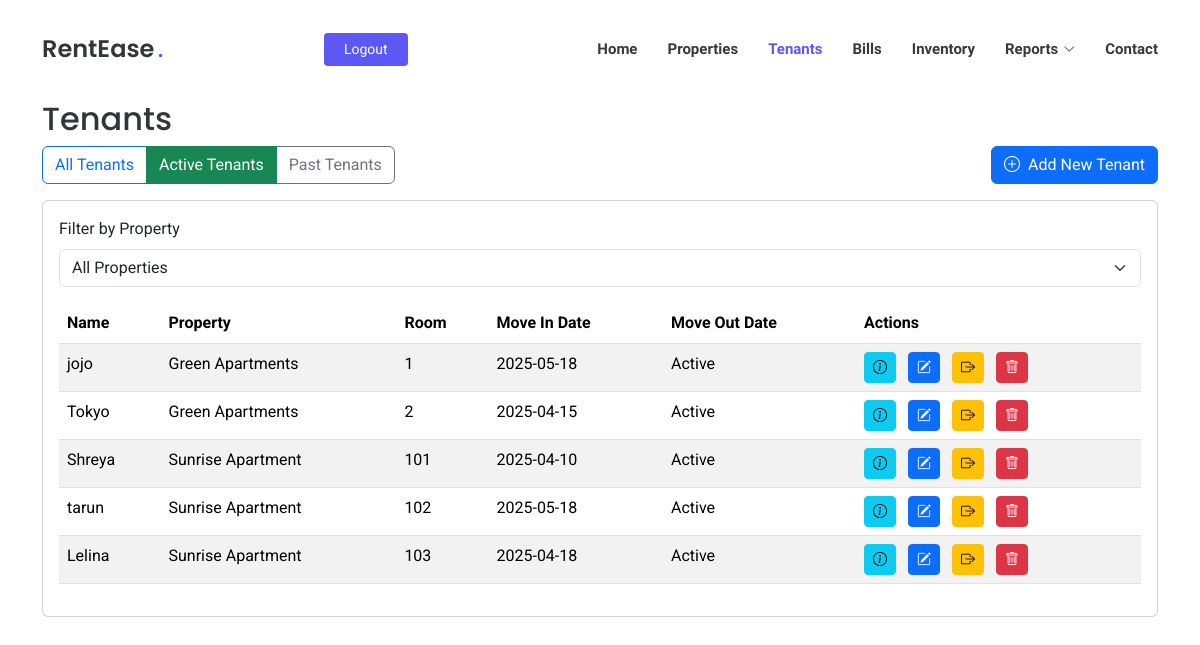
The page /list-tenants (signed in) on the database its author committed.
### tables this page shows
CREATE TABLE tenants
                 (id INTEGER PRIMARY KEY AUTOINCREMENT,
                  name TEXT NOT NULL,
                  property_id INTEGER NOT NULL,
                  room_id INTEGER NOT NULL,
                  phone_number TEXT NOT NULL,
                  move_in_date DATE NOT NULL,
                  police_verification TEXT, email TEXT, move_out_date DATE,
                  FOREIGN KEY (property_id) REFERENCES properties (id),
                  FOREIGN KEY (room_id) REFERENCES rooms (id));

CREATE TABLE properties
                 (id INTEGER PRIMARY KEY AUTOINCREMENT,
                  name TEXT NOT NULL,
                  address TEXT NOT NULL,
                  user_id INTEGER NOT NULL,
                  FOREIGN KEY (user_id) REFERENCES users (id));

CREATE TABLE rooms
                 (id INTEGER PRIMARY KEY AUTOINCREMENT,
                  property_id INTEGER NOT NULL,
                  room_config_id INTEGER NOT NULL,
                  room_number INTEGER NOT NULL, media_url TEXT, is_available BOOLEAN DEFAULT TRUE,
                  FOREIGN KEY (property_id) REFERENCES properties (id),
                  FOREIGN KEY (room_config_id) REFERENCES room_configurations (id));

### app/routes.py (the view)
@app.route('/list-tenants')
def list_tenants():
    if 'user_id' not in session:
        flash('Please login to access this page', 'warning')
        return redirect(url_for('login'))
    status_filter = request.args.get('status', 'active')  # Changed default from 'all' to 'active'
    conn = get_db()
    c = conn.cursor()
    properties = c.execute('SELECT * FROM properties WHERE user_id = ?',
                         (session['user_id'],)).fetchall()
    formatted_properties = []
    for prop in properties:
        formatted_properties.append({
            'id': prop[0],
            'name': prop[1],
            'address': prop[2]
        })
    query = '''
        SELECT t.id, t.name, t.property_id, t.room_id, t.phone_number, t.email,
               t.move_in_date, t.move_out_date, t.police_verification,
               p.name as property_name,
               rc.room_type, rc.rent, rc.electricity_charge, rc.water_charge,
               r.room_number
        FROM tenants t
        JOIN properties p ON t.property_id = p.id
        JOIN rooms r ON t.room_id = r.id
        JOIN room_configurations rc ON r.room_config_id = rc.id
        WHERE p.user_id = ?
    '''
    if status_filter == 'active':
        query += ' AND t.move_out_date IS NULL'
    elif status_filter == 'past':
        query += ' AND t.move_out_date IS NOT NULL'
    query += ' ORDER BY CAST(r.room_number AS INTEGER)'
    tenants = c.execute(query, (session['user_id'],)).fetchall()
    formatted_tenants = []
    for tenant in tenants:
        police_verification_url = None
        if tenant[8]:  # police_verification field
            try:
                _, police_verification_url = tenant[8].split('|')
            except:
                pass
        formatted_tenants.append({
            'id': tenant[0],
            'name': tenant[1],
            'property_id': tenant[2],
            'room_id': tenant[3],
            'phone_number': tenant[4],
            'email': tenant[5],
            'move_in_date': tenant[6],
            'move_out_date': tenant[7],
            'police_verification': police_verification_url,
            'property_name': tenant[9],
            'room_type': tenant[10],
            'rent': tenant[11],
            'electricity_charge': tenant[12],
            'water_charge': tenant[13],
            'room_number': tenant[14]
        })
    conn.close()
    return render_template('list_tenants.html',
                         properties=formatted_properties,
                         tenants=formatted_tenants,
                         status_filter=status_filter)

### app/routes.py (called while the page is built)
def get_db():
    conn = sqlite3.connect('rentease.db')
    conn.row_factory = sqlite3.Row
    return conn

### app/templates/list_tenants.html (shortened to what this page needs)
<!DOCTYPE html>
<html lang="en">
<head>
  <link href="{{ url_for('static', filename='assets/vendor/bootstrap/css/bootstrap.min.css') }}" rel="stylesheet">
  <link href="{{ url_for('static', filename='assets/vendor/bootstrap-icons/bootstrap-icons.css') }}" rel="stylesheet">
  <link href="{{ url_for('static', filename='assets/vendor/aos/aos.css') }}" rel="stylesheet">
  <link href="{{ url_for('static', filename='assets/css/main.css') }}" rel="stylesheet">
</head>
<body class="index-page">
  <header id="header" class="header d-flex align-items-center fixed-top">
    <div class="container position-relative d-flex align-items-center justify-content-between">
      <a href="{{ url_for('index') }}" class="logo d-flex align-items-center me-auto me-xl-0">
        <h1 class="sitename">RentEase</h1><span>.</span>
      </a>
      <nav id="navmenu" class="navmenu">
        <ul>
          <li><a href="{{ url_for('index') }}#hero">Home</a></li>
          <li><a href="{{ url_for('index') }}#properties">Properties</a></li>
          <li><a href="{{ url_for('list_tenants') }}" class="active">Tenants</a></li>
          <li><a href="{{ url_for('index') }}#bills">Bills</a></li>
          <li><a href="{{ url_for('index') }}#inventory">Inventory</a></li>
          <li class="dropdown">
            <a href="#"><span>Reports</span> <i class="bi bi-chevron-down toggle-dropdown"></i></a>
          </li>
          <li><a href="{{ url_for('index') }}#contact">Contact</a></li>
        </ul>
      </nav>
      {% if session.get('user_id') %}
        <a class="btn-getstarted" href="{{ url_for('logout') }}">Logout</a>
      {% else %}
        <a class="btn-getstarted me-1" href="{{ url_for('login') }}">Login</a>
        <a class="btn-getstarted" href="{{ url_for('register') }}">Register</a>
      {% endif %}
    </div>
  </header>
  <main class="main" style="margin-top: 100px;">
    <div class="container mt-4">
        <h2>Tenants</h2>
        <div class="d-flex justify-content-between align-items-center mb-3">
            <div class="btn-group" role="group">
                <a href="{{ url_for('list_tenants', status='all') }}"
                   class="btn btn-outline-primary {% if status_filter == 'all' %}active{% endif %}">
                    All Tenants
                </a>
                <a href="{{ url_for('list_tenants', status='active') }}"
                   class="btn btn-outline-success {% if status_filter == 'active' %}active{% endif %}">
                    Active Tenants
                </a>
                <a href="{{ url_for('list_tenants', status='past') }}"
                   class="btn btn-outline-secondary {% if status_filter == 'past' %}active{% endif %}">
                    Past Tenants
                </a>
            </div>
            <a href="{{ url_for('add_tenant') }}" class="btn btn-primary">
                <i class="bi bi-plus-circle me-2"></i>Add New Tenant
            </a>
        </div>
        <div class="card">
          <div class="card-body">
            <div class="mb-3">
              <label for="propertyFilter" class="form-label">Filter by Property</label>
              <select class="form-select" id="propertyFilter">
                <option value="">All Properties</option>
              </select>
            </div>
            <div class="table-responsive">
              <table class="table table-striped">
                <thead>
                  <tr>
                    <th>Name</th>
                    <th>Property</th>
                    <th>Room</th>
                    <th>Move In Date</th>
                    <th>Move Out Date</th>
                    <th>Actions</th>
                  </tr>
                </thead>
                <tbody>
                  {% for tenant in tenants %}
                  <tr data-property-id="{{ tenant.property_id|string }}">
                    <td>{{ tenant.name }}</td>
                    <td>{{ tenant.property_name }}</td>
                    <td>{{ tenant.room_number }}</td>
                    <td>{{ tenant.move_in_date }}</td>
                    <td>{{ tenant.move_out_date or 'Active' }}</td>
                    <td>
                      <button type="button" class="btn btn-sm btn-info me-2" data-bs-toggle="modal" data-bs-target="#detailsModal{{ tenant.id }}" data-tooltip-title="View Details">
                        <i class="bi bi-info-circle"></i>
                      </button>
                      <a href="{{ url_for('edit_tenant', tenant_id=tenant.id) }}" class="btn btn-sm btn-primary me-2" data-bs-toggle="tooltip" data-bs-placement="top" title="Edit Tenant">
                        <i class="bi bi-pencil-square"></i>
                      </a>
                      {% if not tenant.move_out_date %}
                        <button type="button" class="btn btn-sm btn-warning me-2" data-bs-toggle="modal" data-bs-target="#moveOutModal{{ tenant.id }}" data-tooltip-title="Move Out Tenant">
                          <i class="bi bi-box-arrow-right"></i>
                        </button>
                      {% endif %}
                      <button type="button" class="btn btn-sm btn-danger" data-bs-toggle="modal" data-bs-target="#deleteModal{{ tenant.id }}" data-tooltip-title="Delete Tenant">
                        <i class="bi bi-trash"></i>
                      </button>
                    </td>
                  </tr>
                  {% endfor %}
                </tbody>
              </table>
            </div>
          </div>
        </div>
    </div>
  </main>
</body>
</html>

### app/static/assets/css/main.css (style rules this page uses)
:root { --default-font: "Roboto", system-ui, -apple-system, "Segoe UI", Roboto, "Helvetica Neue", Arial, "Noto Sans", "Liberation Sans", sans-serif, "Apple Color Emoji", "Segoe UI Emoji", "Segoe UI Symbol", "Noto Color Emoji"; --heading-font: "Poppins", sans-serif; --nav-font: "Raleway", sans-serif; }
:root { --background-color: #ffffff; --default-color: #212529; --heading-color: #32353a; --accent-color: #5d57f4; --surface-color: #ffffff; --contrast-color: #ffffff; }
:root { --nav-color: #3a3939; --nav-hover-color: #5d57f4; --nav-mobile-background-color: #ffffff; --nav-dropdown-background-color: #ffffff; --nav-dropdown-color: #3a3939; --nav-dropdown-hover-color: #5d57f4; }
:root { scroll-behavior: smooth; }
body { color: var(--default-color); background-color: var(--background-color); font-family: var(--default-font); }
a { color: var(--accent-color); text-decoration: none; transition: 0.3s; }
h1, h2, h3, h4, h5, h6 { color: var(--heading-color); font-family: var(--heading-font); }
.header { --background-color: rgba(255, 255, 255, 0); color: var(--default-color); background-color: var(--background-color); padding: 20px 0; transition: all 0.5s; z-index: 997; }
.header .logo { line-height: 1; }
.header .logo h1 { font-size: 24px; margin: 0; font-weight: 600; color: var(--heading-color); }
.header .logo span { color: var(--accent-color); font-size: 24px; font-weight: 600; padding-left: 3px; }
.header .btn-getstarted, .header .btn-getstarted:focus { color: var(--contrast-color); background: var(--accent-color); font-size: 14px; padding: 8px 26px; margin: 0; border-radius: 4px; transition: 0.3s; }
@media (max-width: 1200px) { .header .logo { order: 1; } }
@media (max-width: 1200px) { .header .btn-getstarted { order: 2; margin: 0 15px 0 0; padding: 6px 20px; } }
@media (max-width: 1200px) { .header .navmenu { order: 3; } }
@media (min-width: 1200px) { .navmenu { padding: 0; } }
@media (min-width: 1200px) { .navmenu ul { margin: 0; padding: 0; display: flex; list-style: none; align-items: center; } }
@media (min-width: 1200px) { .navmenu li { position: relative; } }
@media (min-width: 1200px) { .navmenu a, .navmenu a:focus { color: var(--nav-color); padding: 18px 15px; font-size: 15px; font-family: var(--nav-font); font-weight: 600; display: flex; align-items: center; justify-content: space-between; white-space: nowrap; transition: 0.3s; } }
@media (min-width: 1200px) { .navmenu a i, .navmenu a:focus i { font-size: 12px; line-height: 0; margin-left: 5px; transition: 0.3s; } }
@media (min-width: 1200px) { .navmenu li:last-child a { padding-right: 0; } }
@media (min-width: 1200px) { .navmenu li:hover>a, .navmenu .active, .navmenu .active:focus { color: var(--nav-hover-color); } }

### rows shown on the page
tenants: name "jojo", property_name "Green Apartments", room_number "1", move_in_date "2025-05-18", move_out_date "Active"
tenants: name "Tokyo", property_name "Green Apartments", room_number "2", move_in_date "2025-04-15", move_out_date "Active"
tenants: name "Shreya", property_name "Sunrise Apartment", room_number "101", move_in_date "2025-04-10", move_out_date "Active"
tenants: name "tarun", property_name "Sunrise Apartment", room_number "102", move_in_date "2025-05-18", move_out_date "Active"
tenants: name "Lelina", property_name "Sunrise Apartment", room_number "103", move_in_date "2025-04-18", move_out_date "Active"
